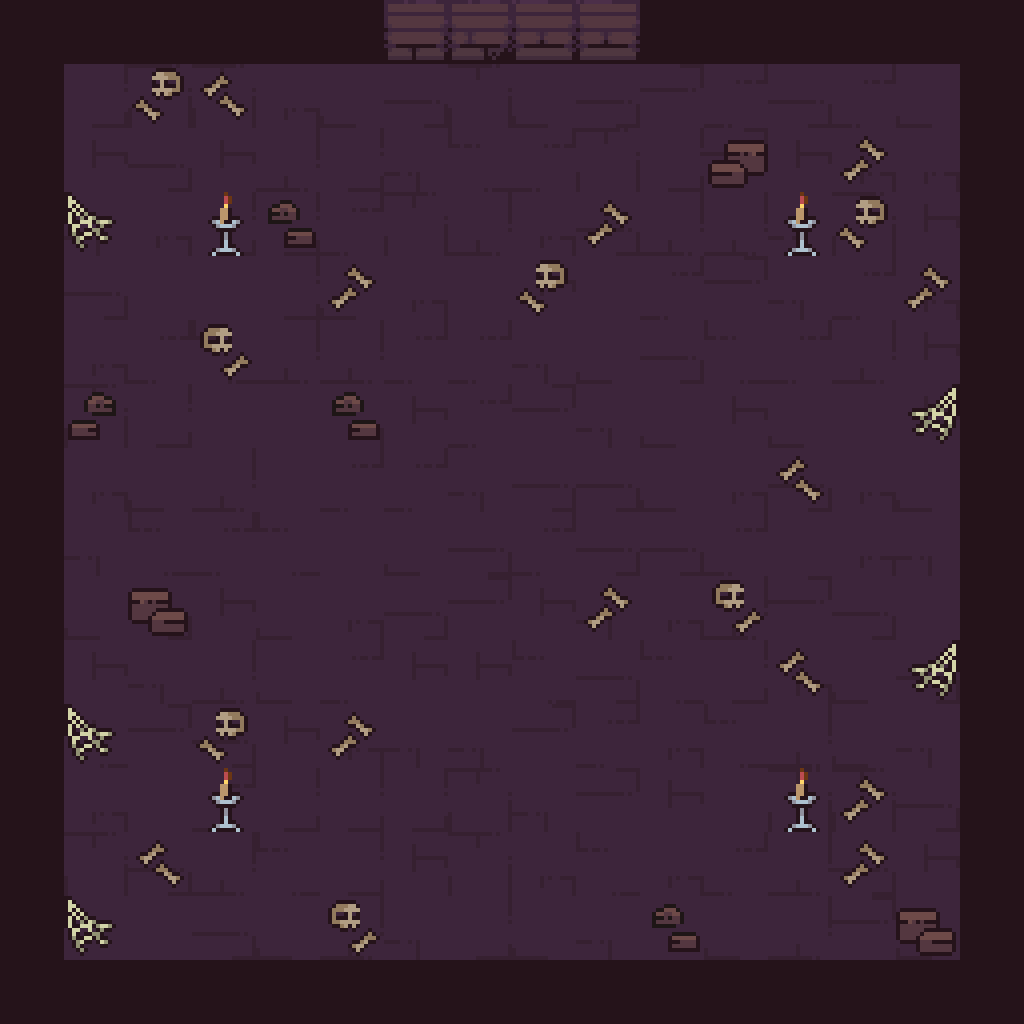

A level layout from a 2D game, rendered from its tile map. Below: a short description, then the map file with its tile-grid data intact:
An orthogonal 16x16 tile map with 64x64 px tiles, 4 tile layers (Void, Floor, Walls, Decorations).

<map version="1.10" tiledversion="1.10.2" orientation="orthogonal" renderorder="right-down" width="16" height="16" tilewidth="64" tileheight="64" infinite="0" nextlayerid="5" nextobjectid="1">
 <tileset firstgid="1" source="Tiles.tsx" />
 <layer id="1" name="Void" width="16" height="16">
  <data encoding="csv">
79,79,79,79,79,79,79,79,79,79,79,79,79,79,79,79,
79,79,79,79,79,79,79,79,79,79,79,79,79,79,79,79,
79,79,79,79,79,79,79,79,79,79,79,79,79,79,79,79,
79,79,79,79,79,79,79,79,79,79,79,79,79,79,79,79,
79,79,79,79,79,79,79,79,79,79,79,79,79,79,79,79,
79,79,79,79,79,79,79,79,79,79,79,79,79,79,79,79,
79,79,79,79,79,79,79,79,79,79,79,79,79,79,79,79,
79,79,79,79,79,79,79,79,79,79,79,79,79,79,79,79,
79,79,79,79,79,79,79,79,79,79,79,79,79,79,79,79,
79,79,79,79,79,79,79,79,79,79,79,79,79,79,79,79,
79,79,79,79,79,79,79,79,79,79,79,79,79,79,79,79,
79,79,79,79,79,79,79,79,79,79,79,79,79,79,79,79,
79,79,79,79,79,79,79,79,79,79,79,79,79,79,79,79,
79,79,79,79,79,79,79,79,79,79,79,79,79,79,79,79,
79,79,79,79,79,79,79,79,79,79,79,79,79,79,79,79,
79,79,79,79,79,79,79,79,79,79,79,79,79,79,79,79
</data>
 </layer>
 <layer id="2" name="Floor" width="16" height="16">
  <data encoding="csv">
0,0,0,0,0,0,0,0,0,0,0,0,0,0,0,0,
0,17,29,29,27,20,9,29,20,9,28,7,9,7,20,0,
0,18,9,18,8,17,30,10,7,29,17,28,18,27,27,0,
0,30,27,17,17,7,29,8,27,9,8,8,30,29,18,0,
0,9,19,19,17,20,27,19,18,19,7,28,30,7,27,0,
0,27,7,10,8,8,7,7,30,20,9,10,7,8,18,0,
0,29,17,19,19,27,18,7,28,30,20,18,20,19,18,0,
0,27,20,8,19,7,7,30,9,9,20,27,9,27,20,0,
0,30,10,7,10,19,20,9,7,9,9,7,19,27,30,0,
0,20,9,18,20,27,9,28,18,30,27,8,28,9,19,0,
0,18,30,8,20,7,18,18,10,9,10,17,27,20,9,0,
0,10,28,9,18,27,30,30,28,7,27,10,8,20,30,0,
0,27,19,7,17,17,17,29,30,28,18,19,29,29,9,0,
0,29,9,8,10,17,18,29,27,10,27,7,8,9,18,0,
0,19,19,9,20,8,30,17,20,30,19,20,8,28,20,0,
0,0,0,0,0,0,0,0,0,0,0,0,0,0,0,0
</data>
 </layer>
 <layer id="3" name="Walls" width="16" height="16">
  <data encoding="csv">
0,0,0,0,0,0,2,4,3,3,0,0,0,0,0,0,
0,0,0,0,0,0,0,0,0,0,0,0,0,0,0,0,
0,0,0,0,0,0,0,0,0,0,0,0,0,0,0,0,
0,0,0,0,0,0,0,0,0,0,0,0,0,0,0,0,
0,0,0,0,0,0,0,0,0,0,0,0,0,0,0,0,
0,0,0,0,0,0,0,0,0,0,0,0,0,0,0,0,
0,0,0,0,0,0,0,0,0,0,0,0,0,0,0,0,
0,0,0,0,0,0,0,0,0,0,0,0,0,0,0,0,
0,0,0,0,0,0,0,0,0,0,0,0,0,0,0,0,
0,0,0,0,0,0,0,0,0,0,0,0,0,0,0,0,
0,0,0,0,0,0,0,0,0,0,0,0,0,0,0,0,
0,0,0,0,0,0,0,0,0,0,0,0,0,0,0,0,
0,0,0,0,0,0,0,0,0,0,0,0,0,0,0,0,
0,0,0,0,0,0,0,0,0,0,0,0,0,0,0,0,
0,0,0,0,0,0,0,0,0,0,0,0,0,0,0,0,
0,0,0,0,0,0,0,0,0,0,0,0,0,0,0,0
</data>
 </layer>
 <layer id="4" name="Decorations" width="16" height="16">
  <data encoding="csv">
0,0,0,0,0,0,0,0,0,0,0,0,0,0,0,0,
0,0,78,69,0,0,0,0,0,0,0,0,0,0,0,0,
0,0,0,0,0,0,0,0,0,0,0,2147483698,0,2147483717,0,0,
0,65,0,94,2147483708,0,0,0,0,2147483717,0,0,94,78,0,0,
0,0,0,0,0,2147483717,0,0,78,0,0,0,0,0,2147483717,0,
0,0,0,2147483726,0,0,0,0,0,0,0,0,0,0,0,0,
0,60,0,0,0,2147483708,0,0,0,0,0,0,0,0,2147483713,0,
0,0,0,0,0,0,0,0,0,0,0,0,69,0,0,0,
0,0,0,0,0,0,0,0,0,0,0,0,0,0,0,0,
0,0,50,0,0,0,0,0,0,2147483717,0,2147483726,0,0,0,0,
0,0,0,0,0,0,0,0,0,0,0,0,69,0,2147483713,0,
0,65,0,78,0,2147483717,0,0,0,0,0,0,0,0,0,0,
0,0,0,94,0,0,0,0,0,0,0,0,94,2147483717,0,0,
0,0,69,0,0,0,0,0,0,0,0,0,0,2147483717,0,0,
0,65,0,0,0,2147483726,0,0,0,0,2147483708,0,0,0,50,0,
0,0,0,0,0,0,0,0,0,0,0,0,0,0,0,0
</data>
 </layer>
</map>
